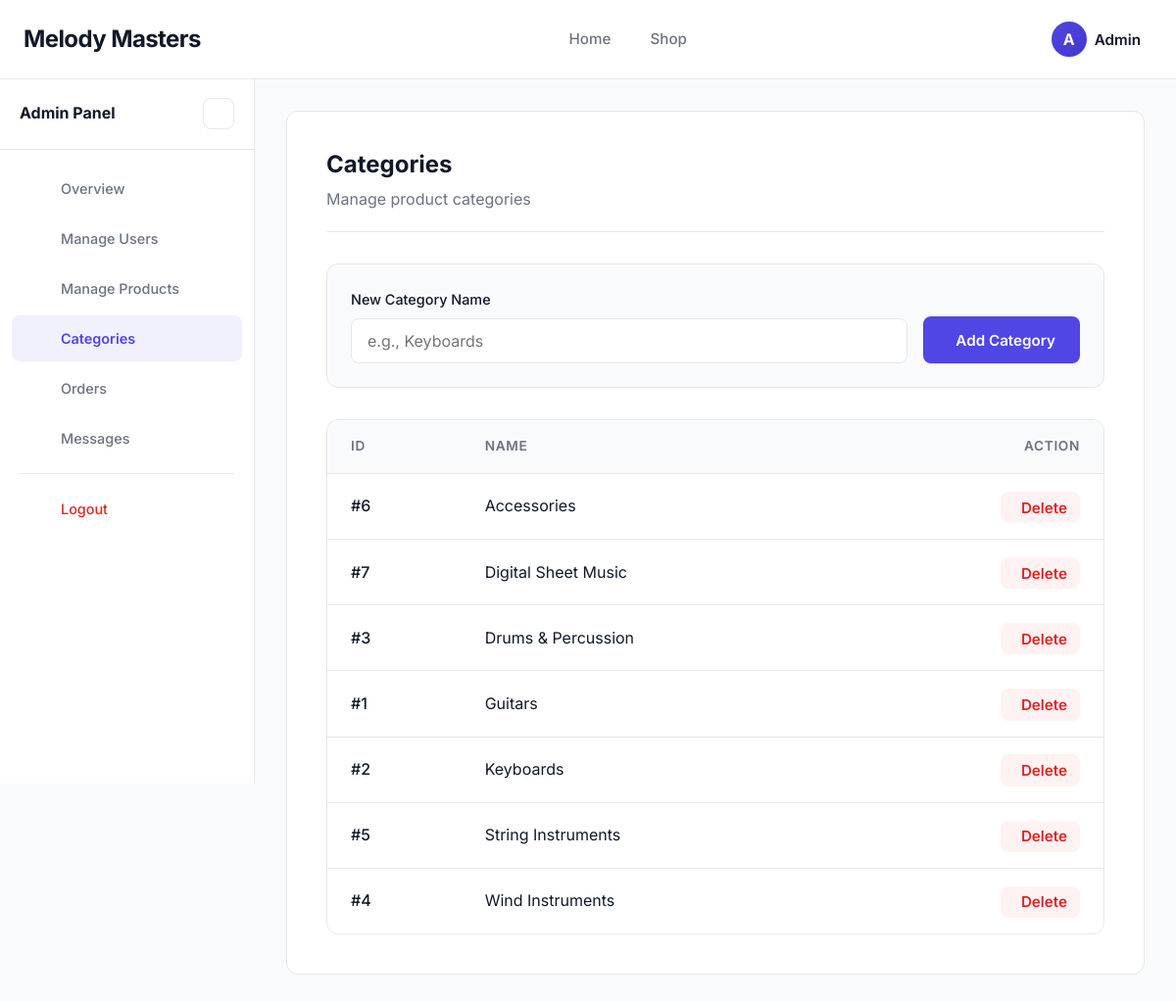
Screenshot of /admin/categories.php (signed in) with the database file from the repository.
### tables this page shows
CREATE TABLE IF NOT EXISTS categories (
    id INT AUTO_INCREMENT PRIMARY KEY,
    name VARCHAR(255) NOT NULL,
    parent_id INT DEFAULT NULL,
    FOREIGN KEY (parent_id) REFERENCES categories(id) ON DELETE SET NULL
);

### admin/categories.php (the view, shortened to what this page needs)
<?php
require_once '../includes/functions.php';
$stmt = $pdo->query("SELECT * FROM categories ORDER BY name ASC");
$categories = $stmt->fetchAll();
require_once '../includes/header.php';
?>
<div class="dashboard-layout">
        <?php include '../includes/admin_sidebar.php'; ?>
        <div class="dashboard-content" style="padding: 2.5rem;">
            <div class="dashboard-header" style="justify-content: space-between;">
                <div>
                    <h1 style="font-size: 1.5rem; margin-bottom: 0.5rem;">Categories</h1>
                    <p style="color: var(--text-muted); margin: 0;">Manage product categories</p>
                </div>
            </div>
            <div style="margin-bottom: 2rem; background: var(--bg-color); padding: 1.5rem; border-radius: var(--radius-lg); border: 1px solid var(--border-color);">
                <form action="" method="POST" style="display: flex; gap: 1rem; align-items: flex-end;">
                    <div class="form-group" style="margin-bottom: 0; flex: 1;">
                        <label>New Category Name</label>
                        <input type="text" name="name" class="form-control" required placeholder="e.g., Keyboards">
                    </div>
                    <button type="submit" name="add_category" class="btn btn-primary" style="height: 48px;"><i class="ph ph-plus"></i> Add Category</button>
                </form>
            </div>
            <div class="data-table-wrapper">
                <table class="data-table">
                    <thead>
                        <tr>
                            <th>ID</th>
                            <th>Name</th>
                            <th style="text-align: right;">Action</th>
                        </tr>
                    </thead>
                    <tbody>
                        <?php foreach($categories as $cat): ?>
                            <tr>
                                <td style="font-weight: 500;">#<?php echo $cat['id']; ?></td>
                                <td><?php echo htmlspecialchars($cat['name']); ?></td>
                                <td style="text-align: right;">
                                    <form action="" method="POST" onsubmit="return confirm('Are you sure you want to delete this category?');">
                                        <button type="submit" name="delete_category" class="btn btn-danger" style="padding: 0.35rem 0.75rem; border-radius: var(--radius-md);"><i class="ph ph-trash"></i> Delete</button>
                                    </form>
                                </td>
                            </tr>
                        <?php endforeach; ?>
                    </tbody>
                </table>
            </div>
        </div>
</div>
<?php require_once '../includes/footer.php'; ?>

### css/style.css (style rules this page uses)
:root { --primary-color: #111827; --primary-hover: #374151; --secondary-color: #6B7280; --accent-color: #4F46E5; --accent-hover: #4338CA; --bg-color: #F9FAFB; --surface-color: #FFFFFF; --text-main: #111827; --text-muted: #6B7280; --text-light: #9CA3AF; --border-color: #E5E7EB; --border-light: #F3F4F6; --success-bg: #ECFDF5; --success-text: #059669; --error-bg: #FEF2F2; --error-text: #DC2626; --warning-bg: #FFFBEB; --warning-text: #D97706; --radius-sm: 4px; --radius-md: 8px; --radius-lg: 12px; --radius-xl: 16px; --radius-full: 9999px; --shadow-sm: 0 1px 2px 0 rgba(0, 0, 0, 0.05); --shadow-md: 0 4px 6px -1px rgba(0, 0, 0, 0.1), 0 2px 4px -1px rgba(0, 0, 0, 0.06); --shadow-lg: 0 10px 15px -3px rgba(0, 0, 0, 0.1), 0 4px 6px -2px rgba(0, 0, 0, 0.05); --shadow-xl: 0 20px 25px -5px rgba(0, 0, 0, 0.1), 0 10px 10px -5px rgba(0, 0, 0, 0.04); --font-sans: 'Inter', -apple-system, BlinkMacSystemFont, "Segoe UI", Roboto, Helvetica, Arial, sans-serif; --transition-speed: 0.2s; }
* { margin: 0; padding: 0; box-sizing: border-box; font-family: var(--font-sans); }
body { background-color: var(--bg-color); color: var(--text-main); line-height: 1.6; display: flex; flex-direction: column; min-height: 100vh; -webkit-font-smoothing: antialiased; -moz-osx-font-smoothing: grayscale; }
h1, h2, h3, h4, h5, h6 { font-weight: 700; color: var(--text-main); line-height: 1.2; }
.btn { display: inline-flex; align-items: center; justify-content: center; gap: 0.5rem; padding: 0.75rem 1.5rem; font-size: 0.95rem; font-weight: 600; border-radius: var(--radius-md); cursor: pointer; border: 1px solid transparent; transition: all var(--transition-speed) ease; text-align: center; user-select: none; }
.btn-primary { background-color: var(--accent-color); color: var(--surface-color); box-shadow: var(--shadow-sm); }
.btn-danger { background-color: var(--error-bg); color: var(--error-text); border-color: transparent; }
.data-table-wrapper { background: var(--surface-color); border-radius: var(--radius-lg); border: 1px solid var(--border-color); overflow-x: auto; }
.data-table { width: 100%; border-collapse: collapse; }
.data-table th, .data-table td { padding: 1rem 1.5rem; text-align: left; border-bottom: 1px solid var(--border-color); vertical-align: middle; white-space: nowrap; }
.data-table th { background-color: var(--bg-color); font-weight: 600; color: var(--text-muted); font-size: 0.85rem; text-transform: uppercase; letter-spacing: 0.05em; }
.data-table tbody tr:last-child td { border-bottom: none; }
.form-group { margin-bottom: 1.25rem; }
.form-group label { display: block; margin-bottom: 0.5rem; font-weight: 500; font-size: 0.9rem; color: var(--primary-color); }
.form-control { width: 100%; padding: 0.75rem 1rem; border: 1px solid var(--border-color); border-radius: var(--radius-md); font-size: 1rem; transition: all var(--transition-speed) ease; background-color: var(--surface-color); color: var(--text-main); }
:root { --sidebar-width: 260px; --sidebar-collapsed-width: 72px; }
body.dashboard-page { display: block; }
.dashboard-layout { margin-left: var(--sidebar-width); flex: 1; min-height: calc(100vh - 80px); padding: 2rem; transition: margin-left 0.3s cubic-bezier(0.4, 0, 0.2, 1); width: calc(100% - var(--sidebar-width)); box-sizing: border-box; }
.dashboard-content { background: var(--surface-color); padding: 2rem 2.5rem; border-radius: var(--radius-lg); border: 1px solid var(--border-color); overflow-x: auto; min-width: 0; }
.dashboard-header { display: flex; justify-content: space-between; align-items: center; flex-wrap: wrap; gap: 1rem; margin-bottom: 2rem; padding-bottom: 1.25rem; border-bottom: 1px solid var(--border-color); }

### rows the page displays
categories: id "6", name "Accessories"
categories: id "7", name "Digital Sheet Music"
categories: id "3", name "Drums & Percussion"
categories: id "1", name "Guitars"
categories: id "2", name "Keyboards"
categories: id "5", name "String Instruments"
categories: id "4", name "Wind Instruments"

### other values shown
$avatar_initials "A"
$user_name "Admin"
